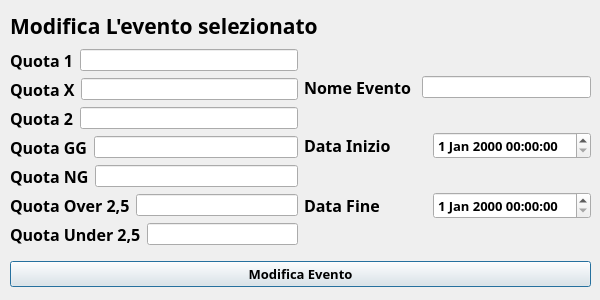
<?xml version="1.0" encoding="UTF-8"?>
<ui version="4.0">
 <class>EditEventDialog</class>
 <widget class="QDialog" name="EditEventDialog">
  <property name="windowModality">
   <enum>Qt::NonModal</enum>
  </property>
  <property name="geometry">
   <rect>
    <x>0</x>
    <y>0</y>
    <width>600</width>
    <height>300</height>
   </rect>
  </property>
  <property name="windowTitle">
   <string>Modifica Evento</string>
  </property>
  <property name="windowIcon">
   <iconset>
    <normaloff>../media/IconaFrontEnd.png</normaloff>../media/IconaFrontEnd.png</iconset>
  </property>
  <property name="autoFillBackground">
   <bool>true</bool>
  </property>
  <property name="styleSheet">
   <string notr="true"/>
  </property>
  <property name="sizeGripEnabled">
   <bool>false</bool>
  </property>
  <property name="modal">
   <bool>true</bool>
  </property>
  <widget class="QLabel" name="labelTitolo">
   <property name="geometry">
    <rect>
     <x>10</x>
     <y>10</y>
     <width>581</width>
     <height>31</height>
    </rect>
   </property>
   <property name="font">
    <font>
     <family>Bahnschrift SemiBold</family>
     <pointsize>16</pointsize>
     <weight>75</weight>
     <bold>true</bold>
    </font>
   </property>
   <property name="text">
    <string>Modifica L'evento selezionato</string>
   </property>
  </widget>
  <widget class="QWidget" name="layoutWidget">
   <property name="geometry">
    <rect>
     <x>10</x>
     <y>40</y>
     <width>581</width>
     <height>257</height>
    </rect>
   </property>
   <layout class="QVBoxLayout" name="verticalLayout_3">
    <item>
     <layout class="QHBoxLayout" name="horizontalLayout_10">
      <item>
       <layout class="QVBoxLayout" name="verticalLayout">
        <item>
         <layout class="QHBoxLayout" name="horizontalLayout_3">
          <item>
           <widget class="QLabel" name="Mdl_Quota_1_label">
            <property name="font">
             <font>
              <family>Bahnschrift SemiBold</family>
              <pointsize>12</pointsize>
              <weight>75</weight>
              <bold>true</bold>
             </font>
            </property>
            <property name="text">
             <string>Quota 1</string>
            </property>
           </widget>
          </item>
          <item>
           <widget class="QLineEdit" name="Mdl_Quota_1_LineEdit"/>
          </item>
         </layout>
        </item>
        <item>
         <layout class="QHBoxLayout" name="horizontalLayout_5">
          <item>
           <widget class="QLabel" name="Mdl_Quota_X_label">
            <property name="font">
             <font>
              <family>Bahnschrift SemiBold</family>
              <pointsize>12</pointsize>
              <weight>75</weight>
              <bold>true</bold>
             </font>
            </property>
            <property name="text">
             <string>Quota X</string>
            </property>
           </widget>
          </item>
          <item>
           <widget class="QLineEdit" name="Mdl_Quota_X_LineEdit"/>
          </item>
         </layout>
        </item>
        <item>
         <layout class="QHBoxLayout" name="horizontalLayout_4">
          <item>
           <widget class="QLabel" name="Mdl_Quota_2_label">
            <property name="font">
             <font>
              <family>Bahnschrift SemiBold</family>
              <pointsize>12</pointsize>
              <weight>75</weight>
              <bold>true</bold>
             </font>
            </property>
            <property name="text">
             <string>Quota 2</string>
            </property>
           </widget>
          </item>
          <item>
           <widget class="QLineEdit" name="Mdl_Quota_2_LineEdit"/>
          </item>
         </layout>
        </item>
        <item>
         <layout class="QHBoxLayout" name="horizontalLayout_6">
          <item>
           <widget class="QLabel" name="Mdl_Quota_GG_label">
            <property name="font">
             <font>
              <family>Bahnschrift SemiBold</family>
              <pointsize>12</pointsize>
              <weight>75</weight>
              <bold>true</bold>
             </font>
            </property>
            <property name="text">
             <string>Quota GG</string>
            </property>
           </widget>
          </item>
          <item>
           <widget class="QLineEdit" name="Mdl_Quota_GG_LineEdit"/>
          </item>
         </layout>
        </item>
        <item>
         <layout class="QHBoxLayout" name="horizontalLayout_7">
          <item>
           <widget class="QLabel" name="Mdl_Quota_NG_label">
            <property name="font">
             <font>
              <family>Bahnschrift SemiBold</family>
              <pointsize>12</pointsize>
              <weight>75</weight>
              <bold>true</bold>
             </font>
            </property>
            <property name="text">
             <string>Quota NG</string>
            </property>
           </widget>
          </item>
          <item>
           <widget class="QLineEdit" name="Mdl_Quota_NG_LineEdit"/>
          </item>
         </layout>
        </item>
        <item>
         <layout class="QHBoxLayout" name="horizontalLayout_8">
          <item>
           <widget class="QLabel" name="Mdl_Quota_Ovr_label">
            <property name="font">
             <font>
              <family>Bahnschrift SemiBold</family>
              <pointsize>12</pointsize>
              <weight>75</weight>
              <bold>true</bold>
             </font>
            </property>
            <property name="text">
             <string>Quota Over 2,5</string>
            </property>
           </widget>
          </item>
          <item>
           <widget class="QLineEdit" name="Mdl_Quota_Ovr_LineEdit"/>
          </item>
         </layout>
        </item>
        <item>
         <layout class="QHBoxLayout" name="horizontalLayout_9">
          <item>
           <widget class="QLabel" name="Mdl_Quota_Undr_label">
            <property name="font">
             <font>
              <family>Bahnschrift SemiBold</family>
              <pointsize>12</pointsize>
              <weight>75</weight>
              <bold>true</bold>
             </font>
            </property>
            <property name="text">
             <string>Quota Under 2,5</string>
            </property>
           </widget>
          </item>
          <item>
           <widget class="QLineEdit" name="Mdl_Quota_Undr_LineEdit"/>
          </item>
         </layout>
        </item>
       </layout>
      </item>
      <item>
       <layout class="QVBoxLayout" name="verticalLayout_2">
        <item>
         <layout class="QHBoxLayout" name="horizontalLayout_11">
          <item>
           <widget class="QLabel" name="label">
            <property name="font">
             <font>
              <family>Bahnschrift SemiBold</family>
              <pointsize>12</pointsize>
              <weight>75</weight>
              <bold>true</bold>
             </font>
            </property>
            <property name="text">
             <string>Nome Evento </string>
            </property>
           </widget>
          </item>
          <item>
           <widget class="QLineEdit" name="Mdl_Name_lineEdit"/>
          </item>
         </layout>
        </item>
        <item>
         <layout class="QHBoxLayout" name="horizontalLayout">
          <item>
           <widget class="QLabel" name="Mdl_StartDatelabel">
            <property name="font">
             <font>
              <family>Bahnschrift SemiBold</family>
              <pointsize>12</pointsize>
              <weight>75</weight>
              <bold>true</bold>
             </font>
            </property>
            <property name="text">
             <string>Data Inizio</string>
            </property>
           </widget>
          </item>
          <item>
           <widget class="QDateTimeEdit" name="Mdl_StartDate_lineEdit">
            <property name="font">
             <font>
              <family>Bahnschrift SemiBold</family>
              <pointsize>10</pointsize>
              <weight>75</weight>
              <bold>true</bold>
             </font>
            </property>
           </widget>
          </item>
         </layout>
        </item>
        <item>
         <layout class="QHBoxLayout" name="horizontalLayout_2">
          <item>
           <widget class="QLabel" name="Mdl_EndDatelabel">
            <property name="font">
             <font>
              <family>Bahnschrift SemiBold</family>
              <pointsize>12</pointsize>
              <weight>75</weight>
              <bold>true</bold>
             </font>
            </property>
            <property name="text">
             <string>Data Fine</string>
            </property>
           </widget>
          </item>
          <item>
           <widget class="QDateTimeEdit" name="Mdl_EndDate_lineEdit">
            <property name="font">
             <font>
              <family>Bahnschrift SemiBold</family>
              <pointsize>10</pointsize>
              <weight>75</weight>
              <bold>true</bold>
             </font>
            </property>
           </widget>
          </item>
         </layout>
        </item>
       </layout>
      </item>
     </layout>
    </item>
    <item>
     <widget class="QPushButton" name="Mdl_EditEvent_btn">
      <property name="font">
       <font>
        <family>Bahnschrift SemiBold</family>
        <pointsize>10</pointsize>
        <weight>75</weight>
        <bold>true</bold>
       </font>
      </property>
      <property name="text">
       <string>Modifica Evento</string>
      </property>
     </widget>
    </item>
   </layout>
  </widget>
 </widget>
 <resources/>
 <connections/>
</ui>
